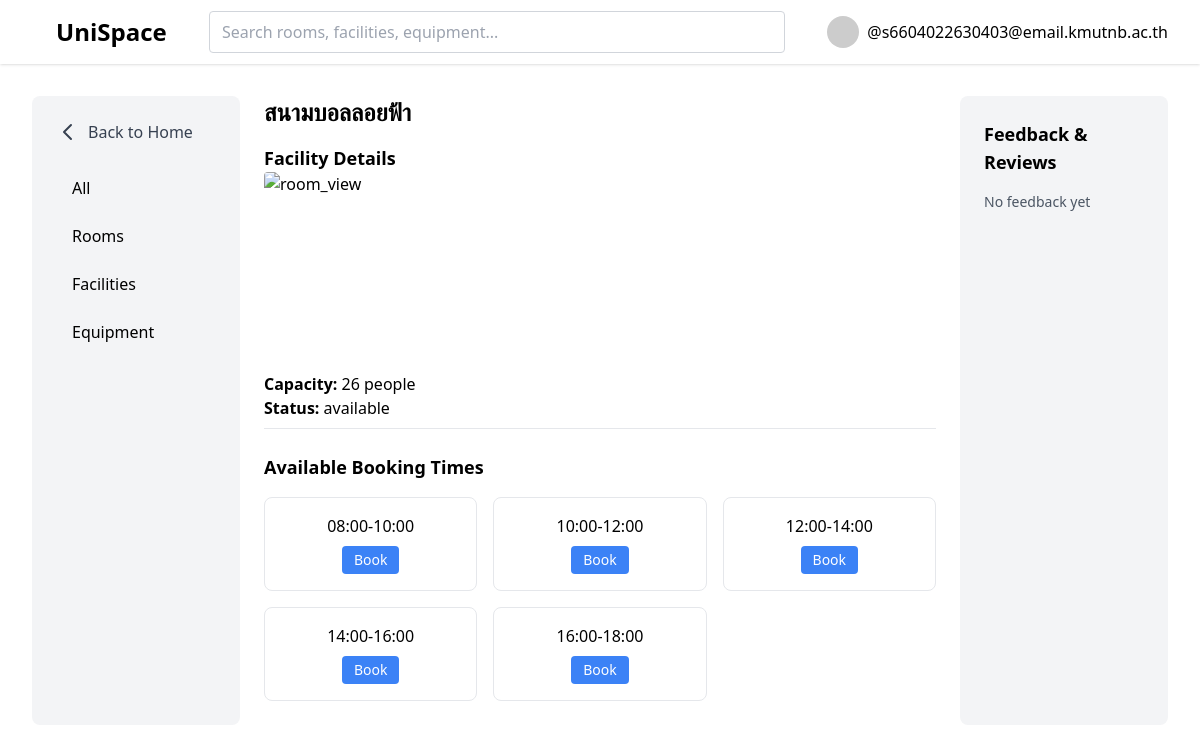
/facility/1 (signed in), run on the app's committed database.
### base/models.py (models this page shows, shortened)
class User(AbstractUser):
    email = models.EmailField(unique=True)
    username = models.CharField(max_length=200,blank=True,null=True)
    USERNAME_FIELD = 'email'
    REQUIRED_FIELDS = ["username"]

class Facility(models.Model):
    STATUS_CHOICES = [
        ("available","Available"),
        ("maintenance","Maintenance"),
        ("closed","Closed")
    ]
    facility_name = models.CharField(max_length=200)
    capacity = models.IntegerField()
    status = models.CharField(max_length=100, choices=STATUS_CHOICES)

### base/views.py (the view)
# urls.py: path("facility/<int:pk>", views.facility, name="facility"),
@login_required(login_url="login")
def facility(request, pk):
    facility = Facility.objects.get(id=pk)
    times = ["08:00-10:00", "10:00-12:00", "12:00-14:00", "14:00-16:00", "16:00-18:00"]
    from datetime import datetime, date
    current_time = datetime.now().time()
    today = date.today()
    disabled_times = set()
    booked_slots = set()
    for time_slot in times:
        end_str = time_slot.split('-')[1]
        end_time = datetime.strptime(end_str, '%H:%M').time()
        if end_time <= current_time:
            disabled_times.add(time_slot)
    bookings_today = Booking.objects.filter(facility=facility, usage_date=today)
    for booking in bookings_today:
        slot = f"{booking.start_time.strftime('%H:%M')}-{booking.end_time.strftime('%H:%M')}"
        booked_slots.add(slot)
    feedbacks = Feedback.objects.filter(booking__facility=facility).order_by('-created_at')
    can_feedback = False
    if request.user.is_authenticated:
        try:
            student = Student.objects.get(user=request.user)
            booking = Booking.objects.filter(student=student, facility=facility, is_attended=True).exclude(feedback__isnull=False).order_by('-usage_date').first()
            if booking:
                can_feedback = True
        except Student.DoesNotExist:
            pass
    bookings = []
    if request.user.is_authenticated:
        try:
            student = Student.objects.get(user=request.user)
            bookings = Booking.objects.filter(student=student)
        except Student.DoesNotExist:
            pass
    context = {"facility": facility, "times": times, "disabled_times": disabled_times, "booked_slots": booked_slots, "feedbacks": feedbacks, "can_feedback": can_feedback, "bookings": bookings}
    return render(request, "facility.html", context)

### base/templates/facility.html (shortened to what this page needs)
{% extends "main.html" %}
{% block content %}
<div class="grid grid-cols-1 md:grid-cols-5 gap-6 p-8">
    <aside class="col-span-1 bg-gray-100 rounded-lg p-6 sticky top-24">
        <a href="{% url 'home' %}" class="flex items-center space-x-2 mb-6 text-gray-700 hover:text-gray-900">
            <svg xmlns="http://www.w3.org/2000/svg" class="h-6 w-6" fill="none" viewBox="0 0 24 24" stroke="currentColor">
                <path stroke-linecap="round" stroke-linejoin="round" stroke-width="2" d="M15 19l-7-7 7-7" />
            </svg>
            <span>Back to Home</span>
        </a>
        <nav class="flex flex-col space-y-2">
            <a class="px-4 py-2 rounded hover:bg-gray-200 {% if not request.GET.filter %} font-medium{% endif %}" href="{% url 'home' %}">All</a>
            <a class="px-4 py-2 rounded hover:bg-gray-200 {% if request.GET.filter == 'all_rooms' %}bg-blue-100 text-blue-700 font-medium{% endif %}" href="{% url 'home' %}?filter=all_rooms">Rooms</a>
            <a class="px-4 py-2 rounded hover:bg-gray-200 {% if request.GET.filter == 'all_facilities' %}bg-blue-100 text-blue-700 font-medium{% endif %}" href="{% url 'home' %}?filter=all_facilities">Facilities</a>
            <a class="px-4 py-2 rounded hover:bg-gray-200 {% if request.GET.filter == 'all_equipment' %}bg-blue-100 text-blue-700 font-medium{% endif %}" href="{% url 'home' %}?filter=all_equipment">Equipment</a>
        </nav>
    </aside>
    <div class="col-span-3">
        <h1 class="text-2xl font-bold mb-4">{{ facility.facility_name }}</h1>
        <div class="mb-6">
            <h3 class="text-lg font-semibold">Facility Details</h3>
            <img src="https://aeroskyviewthailand2014.wordpress.com/wp-content/uploads/2014/05/111111.jpg" alt="room_view" class="mb-2 w-full h-48 object-cover rounded">
            <p><strong>Capacity:</strong> {{ facility.capacity }} people</p>
            <p><strong>Status:</strong> {{ facility.status }}</p>
            <hr class="my-2" />
        </div>
        <div class="mb-6">
            <h3 class="text-lg font-semibold mb-4">Available Booking Times</h3>
            <div class="grid grid-cols-2 md:grid-cols-3 gap-4">
                {% for time_slot in times %}
                <div class="bg-white border border-gray-200 rounded-lg p-4 text-center">
                    <p class="font-medium">{{ time_slot }}</p>
                    {% if time_slot in disabled_times or time_slot in booked_slots %}
                        <button disabled class="mt-2 inline-block bg-gray-400 text-white rounded px-3 py-1 text-sm cursor-not-allowed">Unavailable</button>
                    {% else %}
                        <a href="{% url 'bookingFacility' facility.id %}?time={{ time_slot }}" class="mt-2 inline-block bg-blue-500 text-white rounded px-3 py-1 text-sm">Book</a>
                    {% endif %}
                </div>
                {% endfor %}
            </div>
        </div>
    </div>
    <aside class="col-span-1 bg-gray-100 rounded-lg p-6 sticky top-24">
        <h3 class="text-lg font-semibold mb-4">Feedback & Reviews</h3>
            {% if feedbacks %}
                <div class="space-y-4 max-h-96 overflow-y-auto">
                    {% for feedback in feedbacks %}
                    <div class="bg-white p-4 rounded-lg border border-gray-200">
                        <div class="flex justify-between items-start mb-2">
                            <span class="font-medium text-sm">{{ feedback.student.user.email }}</span>
                            <span class="text-yellow-500 text-sm">
                                {% for i in "12345" %}
                                    {% if i|add:0 <= feedback.rating %}
                                    ★
                                    {% else %}
                                    ☆
                                    {% endif %}
                                {% endfor %}
                            </span>
                        </div>
                        <p class="text-sm text-gray-700">{{ feedback.comment }}</p>
                        <p class="text-xs text-gray-500 mt-2">{{ feedback.created_at|date:"M d, Y" }}</p>
                    </div>
                    {% endfor %}
                </div>
            {% else %}
                <p class="text-gray-600 text-sm">No feedback yet</p>
            {% endif %}
    </aside>
</div>
{% endblock %}

### templates/navbar.html (shortened to what this page needs)
{% load static %}
<header class="bg-white shadow">
    <div class="max-w-8xl mx-auto px-4 sm:px-6 lg:px-8">
        <div class="flex items-center justify-between h-16">
            <div class="flex-shrink-0">
                <a href="{% url 'home' %}" class="text-2xl font-bold ml-6">
                UniSpace
                </a>
            </div>
            <div class="flex-1 flex justify-center px-8">
                <div class="w-full max-w-xl">
                    <form method="GET" action="{% url 'home' %}">
                        <input
                        name="q"
                        value="{{ request.GET.q }}"
                        placeholder="Search rooms, facilities, equipment..."
                        class="w-full border border-gray-300 rounded px-3 py-2 focus:outline-none focus:ring-2 focus:ring-blue-400"
                        />
                    </form>
                </div>
            </div>
            <div class="flex items-center">
                {% if request.user.is_authenticated %}
                <div class="relative group">
                    <button class="flex items-center space-x-2 hover:text-blue-500">
                        <img
                        src="https://randomuser.me/api/portraits/men/37.jpg"
                        class="h-8 w-8 rounded-full"
                        />
                        <span class="font-medium">@{{ request.user.email }}</span>
                    </button>
                </div>
                {% else %}
                <a href="{% url 'login' %}" class="text-blue-500 font-medium">Login</a>
                {% endif %}
        </div>
    </div>
  </div>
</header>

### data on the page
User: user.email "s6604022630403@email.kmutnb.ac.th"
Facility: facility_name "สนามบอลลอยฟ้า", capacity "26", status "available"

### other printed values
{{ time_slot }} "08:00-10:00" "10:00-12:00" "12:00-14:00" "14:00-16:00" "16:00-18:00"
